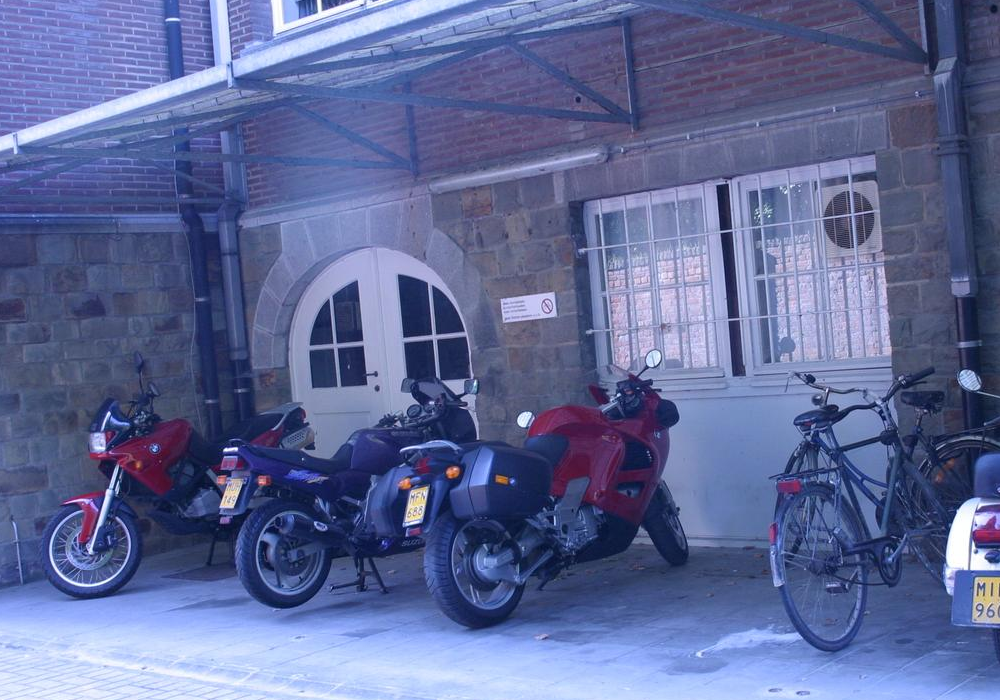
//> input picture data/bikes/img1.ppm, 1000 x 700 px
$ ./grief data/bikes/   (built with g++ and OpenCV 4)
//> lines starting //> are read from the running program, lines starting //| are printed output that depends on the picture; after the words box and inside, x2 and y2 are one past the last pixel; in counts of white or black regions, pixels touching at a corner belong together
#include "filesystem.h"
#include <Eigen/Dense>
#include <algorithm>
#include <fmt/format.h>
#include <fstream>
#include <iostream>
#include <opencv2/opencv.hpp>
#include <random>
#include <regex>
#include <streambuf>
#include <string>
#include <vector>

Eigen::Matrix3d read_homography_from_file(const std::string& path) {
    using namespace std;
    ifstream t(path);
    string str((istreambuf_iterator<char>(t)), (istreambuf_iterator<char>()));
    str.erase(std::remove(str.begin(), str.end(), '\n'), str.end());

    std::istringstream iss(str);
    std::vector<std::string> results(std::istream_iterator<std::string>{iss},
                                     std::istream_iterator<std::string>());
    assert(results.size() >= 9);

    Eigen::Matrix3d mat;
    for (int i = 0; i < 9; ++i) {
        mat(i / 3, i % 3) = stod(results[i]);
    }
    return mat;
}

std::vector<Eigen::Matrix3d> load_homographies(const std::string& path) {
//> called with path = "data/bikes/"
    namespace fs = std::filesystem;
    using namespace std;

    regex re("H1to[0-9]+p");
    vector<string> homography_paths;

    for (const auto& entry : fs::directory_iterator(path)) {
        if (fs::is_regular_file(entry) &&
            regex_match(entry.path().filename().string(), re)) {
            homography_paths.push_back(entry.path().string());
        }
    }

    std::sort(begin(homography_paths), end(homography_paths), less<string>());

    std::vector<Eigen::Matrix3d> homographies;
    homographies.push_back(Eigen::Matrix3d::Identity());

    Eigen::Matrix3d h;
    for (const auto& path : homography_paths) {
        h = read_homography_from_file(path);
        homographies.push_back(h);
    }
    return homographies;
}

std::vector<cv::Mat> load_images(const std::string& path) {
//> called with path = "data/bikes/"
    namespace fs = std::filesystem;
    using namespace std;

    vector<string> image_paths;
    for (const auto& entry : fs::directory_iterator(path)) {
        if (fs::is_regular_file(entry) &&
            entry.path().extension().string() == ".ppm") {
            image_paths.push_back(entry.path().string());
        }
    }

    std::sort(begin(image_paths), end(image_paths), less<string>());
    std::vector<cv::Mat> images;
    for (const auto& ip : image_paths) {
        images.push_back(cv::imread(ip));
//> images[0] is the input picture: 700 rows x 1000 cols, CV_8UC3; mean B, G, R 151.7, 105.1, 94.9
    }
    return images;
}

std::vector<cv::Mat> blur_images(const std::vector<cv::Mat>& images, int ksize,
                                 double sigma) {
//> called with ksize = 9, sigma = 2
    std::vector<cv::Mat> blurred_images;
    for (const auto& img : images) {
        cv::Mat blur_img;
        cv::cvtColor(img, blur_img, cv::COLOR_RGBA2GRAY);
        cv::GaussianBlur(blur_img, blur_img, {ksize, ksize}, sigma, sigma);
        blurred_images.push_back(blur_img);
    }
//> this loop made 2 passes
//> pass 1, in blur_images, `cv::cvtColor(img, blur_img, cv::COLOR_RGBA2GRAY);`:
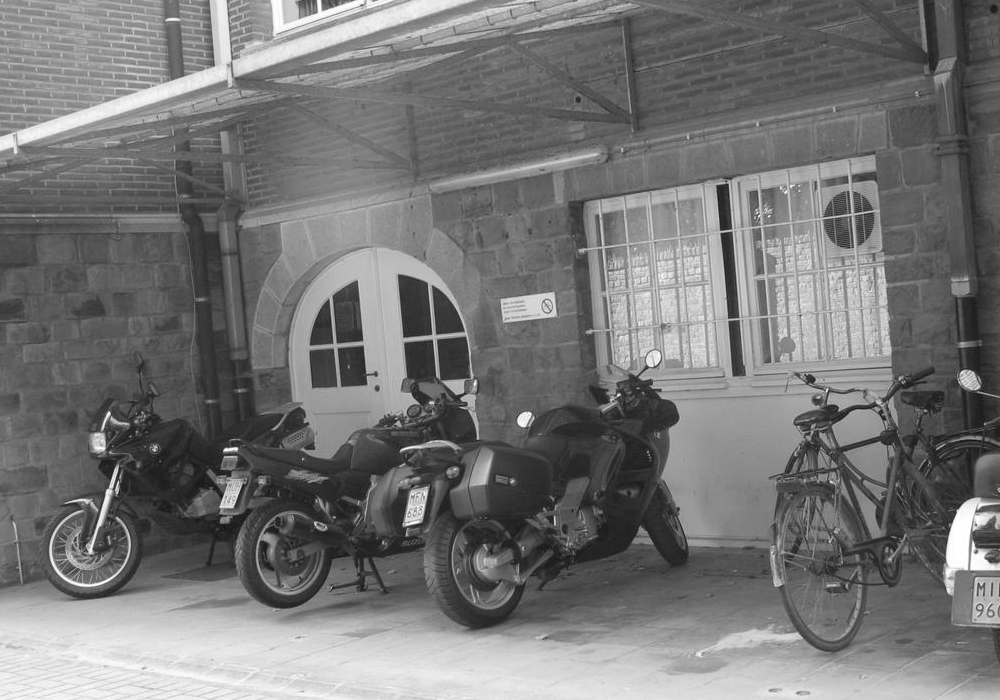
//> blur_img: 700 rows x 1000 cols, CV_8UC1; min 11, max 255, mean 117.8
//> pass 2, in blur_images, `cv::cvtColor(img, blur_img, cv::COLOR_RGBA2GRAY);`:
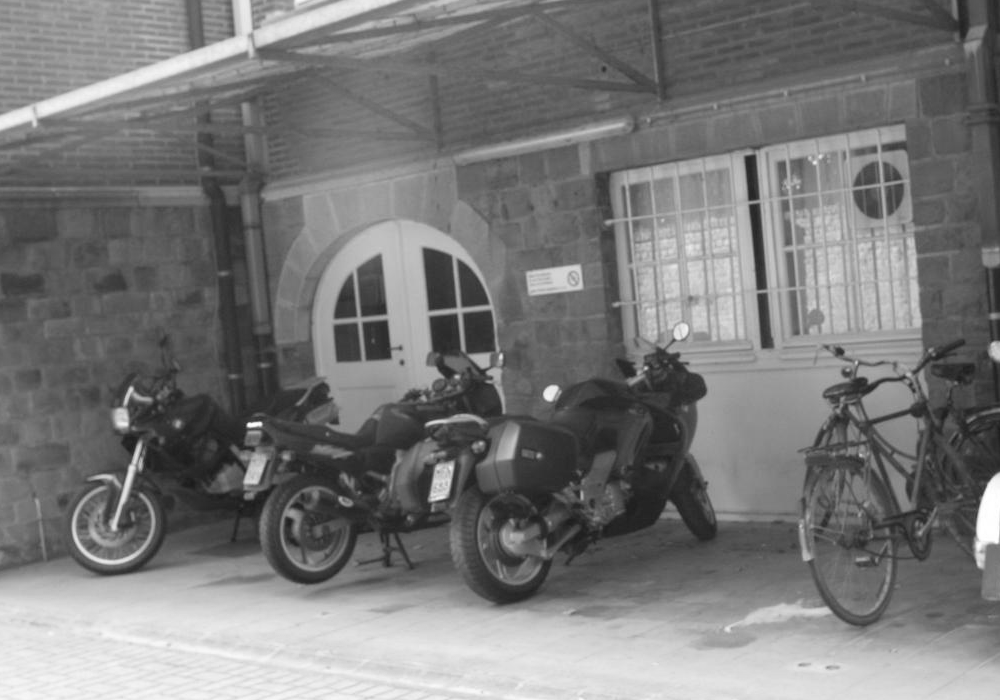
//> blur_img: 700 rows x 1000 cols, CV_8UC1; min 25, max 255, mean 121.3
    return blurred_images;
}

std::vector<cv::KeyPoint> FAST(const cv::Mat& image) {
    auto feature_detector = cv::FastFeatureDetector::create();
    std::vector<cv::KeyPoint> keypoints;
    feature_detector->detect(image, keypoints);
    return keypoints;
}

template <int N> class GRIEF {
    Eigen::Matrix<int, N, 4> pattern;

  public:
    GRIEF(const std::string& pattern_type) {
//> called with pattern_type = "GI"
        fmt::print("GRIEF-{} PATTERN TYPE: {}\n", N / 8, pattern_type);
//> (this line was passed over: fmt is not available in this run)

        //std::random_device rd();
        //std::mt19937 gen(rd());
        std::mt19937 gen(0);    // Set random seed for repeatability.

        if (pattern_type == "GI") {
            std::uniform_real_distribution<double> dis(-16, 16);
            pattern = Eigen::Matrix<int, N, 4>::NullaryExpr(
                [&]() { return dis(gen); });
        } else if (pattern_type == "GII") {
            std::normal_distribution<double> dis(0.0, 32.0 / 5.0);
            pattern = Eigen::Matrix<int, N, 4>::NullaryExpr(
                [&]() { return dis(gen); });
        } else if (pattern_type == "GIII") {
            std::normal_distribution<double> disX(0.0, 32.0 / 5.0);
            for (int i = 0; i < pattern.rows(); ++i) {
                pattern(i, 0) = disX(gen);
                pattern(i, 1) = disX(gen);
                std::normal_distribution<double> disYx(pattern(i, 0),
                                                       32.0 / 10.0);
                std::normal_distribution<double> disYy(pattern(i, 1),
                                                       32.0 / 10.0);
                pattern(i, 2) = disYx(gen);
                pattern(i, 3) = disYy(gen);
            }
        } else if (pattern_type == "SYMMETRIC") {
            throw std::runtime_error("SYMMETRIC GRIEF NOT IMPLEMENTED YET.");
        } else {
            throw std::runtime_error("GRIEF PATTERN TYPE NOT RECOGNIZED.");
        }
    }

    void display_pattern(int scale = 8) const {
//> called with scale = 8
        int max = pattern.maxCoeff();
        int min = pattern.minCoeff();
        int width = max - min;

        cv::Mat pattern_img(scale * width, scale * width, CV_8UC3,
                            cv::Scalar(0, 0, 0));

        for (int i = 0; i < pattern.rows(); ++i) {
            cv::Point pt0 = {scale * (width / 2 + pattern(i, 0)),
                             scale * (width / 2 + pattern(i, 1))};
            cv::Point pt1 = {scale * (width / 2 + pattern(i, 2)),
                             scale * (width / 2 + pattern(i, 3))};
            cv::line(pattern_img, pt0, pt1, cv::Scalar(255, 255, 255));
        }
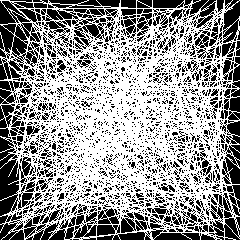
//> pattern_img: 240 rows x 240 cols, CV_8UC3; 57.7% white; 1830 black regions (1722 under 20 px), largest, box (x1, y1, x2, y2) and area: (0, 104, 120, 240) 3727, (0, 0, 48, 81) 2137, (42, 9, 118, 50) 1396
        cv::imshow("Pattern", pattern_img);
        cv::waitKey(0);
        cv::destroyWindow("Pattern");
    }

    std::vector<std::bitset<N>>
    describe(const std::vector<cv::KeyPoint>& keypoints,
             const cv::Mat& img) const {
        std::vector<std::bitset<N>> descriptors;

        for (size_t k = 0; k < keypoints.size(); ++k) {
            const auto& kp = keypoints[k];

            std::bitset<N> descriptor(0x0);

            for (int i = 0; i < pattern.rows(); ++i) {
                int x0 = pattern(i, 0) + kp.pt.x;
                int y0 = pattern(i, 1) + kp.pt.y;
                int x1 = pattern(i, 2) + kp.pt.x;
                int y1 = pattern(i, 3) + kp.pt.y;

                x0 = std::clamp<int>(x0, 0, img.cols - 1);
                y0 = std::clamp<int>(y0, 0, img.rows - 1);
                x1 = std::clamp<int>(x1, 0, img.cols - 1);
                y1 = std::clamp<int>(y1, 0, img.rows - 1);

                if (img.at<uchar>(cv::Point(x0, y0)) <
                    img.at<uchar>(cv::Point(x1, y1))) {
                    descriptor.set(i);
                }
            }
            descriptors.push_back(descriptor);
        }
        return descriptors;
    }
};

template <int N>
int hamming_distance(const std::bitset<N>& d0, const std::bitset<N>& d1) {
    return (d0 ^ d1).count();
}

template <int N>
size_t idx_of_closest(const std::bitset<N>& d,
                      const std::vector<std::bitset<N>>& vec) {
    size_t min_idx = 0;
    int min_dist = std::numeric_limits<int>::max();
    for (size_t i = 0; i < vec.size(); ++i) {
        int dist = hamming_distance<N>(d, vec[i]);
        if (dist < min_dist) {
            min_dist = dist;
            min_idx = i;
            if (min_dist == 0) {
                break;
            }
        }
    }
    return min_idx;
}

std::vector<cv::KeyPoint> apply_homography(const std::vector<cv::KeyPoint>& kps,
                                           const Eigen::Matrix3d H) {
    std::vector<cv::KeyPoint> Hkps;
    for (const auto& kp : kps) {
        Eigen::Vector3d xyw = {kp.pt.x, kp.pt.y, 1.0};
        xyw = H * xyw;
        xyw /= xyw[2];
        cv::KeyPoint kp_copy = kp;
        kp_copy.pt.x = xyw[0];
        kp_copy.pt.y = xyw[1];
        Hkps.push_back(kp_copy);
    }
    return Hkps;
}

int main(int argc, char** argv) {
    using namespace std;

    // Select the number of bits in a descriptor.
    const int N = 512;

    if (argc != 2) {
        fmt::print("usage: ./grief <dataset>\n");
        return -1;
    }

    std::string dataset_dir(argv[1]);

    // Load images and homographies from a data directory.
    auto homographies = load_homographies(dataset_dir);
    vector<cv::Mat> images = load_images(dataset_dir);

    // Blur images using parameters from original paper.
    vector<cv::Mat> blurred_images = blur_images(images, 9, 2.0);

    // Construct the GRIEF object using N-bit descriptors
    // and the GI pattern type from the original BRIEF paper.
    GRIEF<N> grief("GI");
    grief.display_pattern();

    // Extract keypoints from the first image.
    const auto kp0 = FAST(images[0]);
//> in FAST, `feature_detector->detect(image, keypoints);`: keypoints = 11379 keypoints; strongest (x, y, size): (108, 413, 7), (236, 448, 7), (225, 450, 7), (975, 552, 7)
//> kp0 has the same summary as keypoints in FAST
    // Generate descriptors for those keypoints.
    const auto descr0 = grief.describe(kp0, blurred_images[0]);
//> the loop in describe, `for (size_t k = 0; k < keypoints.size(); ++k)` made 11379 passes
//> kp on passes 1 to 3: keypoint at (29, 3), size 7, keypoint at (31, 3), size 7, keypoint at (129, 3), size 7
//> after the loop in describe, `for (size_t k = 0; k < keypoints.size(); ++k)`: descriptors = 11379 items
//> descr0 = 11379 items

    // For each remaining image...
    for (size_t i = 1; i < images.size(); ++i) {
        // Transform image 0 keypoints into this image.
        auto kp1 = apply_homography(kp0, homographies[i]);
        // Generate descriptors for those keypoints.
        auto descr1 = grief.describe(kp1, blurred_images[i]);

        // Compute the recognition rate, the percentage of
        // descriptors that are the same in both images.
        double recog_rate = 0.0;
        for (size_t d = 0; d < descr0.size(); ++d) {
            int d0 = hamming_distance<N>(descr0[d], descr1[d]);
            int idx = idx_of_closest<N>(descr0[d], descr1);
            int d1 = hamming_distance<N>(descr0[d], descr1[idx]);
            recog_rate += (d0 == d1);
        }
        recog_rate /= descr0.size();

        fmt::print("1|{} RECOGNITION RATE: {}\n", i+1, recog_rate);
//> (this line was passed over: fmt is not available in this run)
    }
//> this loop made 1 pass

    return 0;
}
